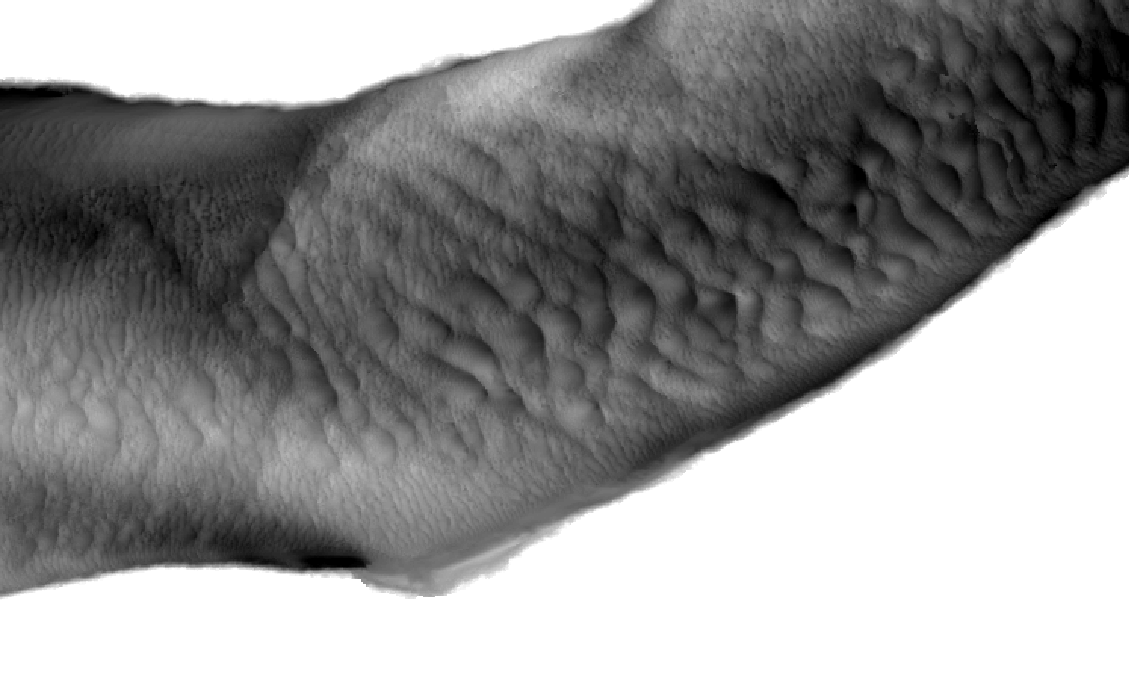
#> input picture Test/Test algorithme partage des eaux/Old/Exemple2_5,548_11,20.tif, 1130 x 683 px
$ python extend.py
#> lines starting #> are read from the running program, lines starting #| are printed output that depends on the picture; after the words box and inside, x2 and y2 are one past the last pixel; in counts of white or black regions, pixels touching at a corner belong together
#> the answer given: Exemple2_5,548_11,20.tif
#> further down, img is the input picture: PIL image 1130x683 L; min 0, max 255, mean 148.8
from PIL import Image
import tkinter
from tkinter import filedialog
import numpy as np
import matplotlib.image as mpimg

class extend():
	def __init__(self):
		self.coordXVoisin = [-1, 0, 1, 1, 1, 0, -1, -1]
		self.coordYVoisin = [-1, -1, -1, 0, 1, 1, 1, 0]

	def extend(self, img):
		image = img
#> image = 683 items
		imageFinale = []
		i = 0
		while i < len(image):
			imageFinale.append([65536]*len(image[0]))
			i += 1
#> after the loop, i = 683; imageFinale = 683 items

		x = 0
		while(x < len(image)):
			y = 0
			while(y < len(image[x])):
				for k in range(8):
					xk = x + self.coordXVoisin[k]
					yk = y + self.coordYVoisin[k]

					if(xk < 0 or yk < 0 or xk >= len(image) or yk >= len(image[x])):
						continue

					valeur = image[x][y]
					vk = image[xk][yk]

					if(vk < (valeur/10)):
						imageFinale[x][y] = 0
						continue
				y += 1
			x += 1
#> after the loop, x = 683
		return imageFinale

path = filedialog.askopenfilename(title="Ouvrir une image",filetypes=[('all files','.*')])
img = Image.open(path)

e = extend()
ar = e.extend(np.asmatrix(img).tolist())
#> ar = 683 items
a = np.array(ar)
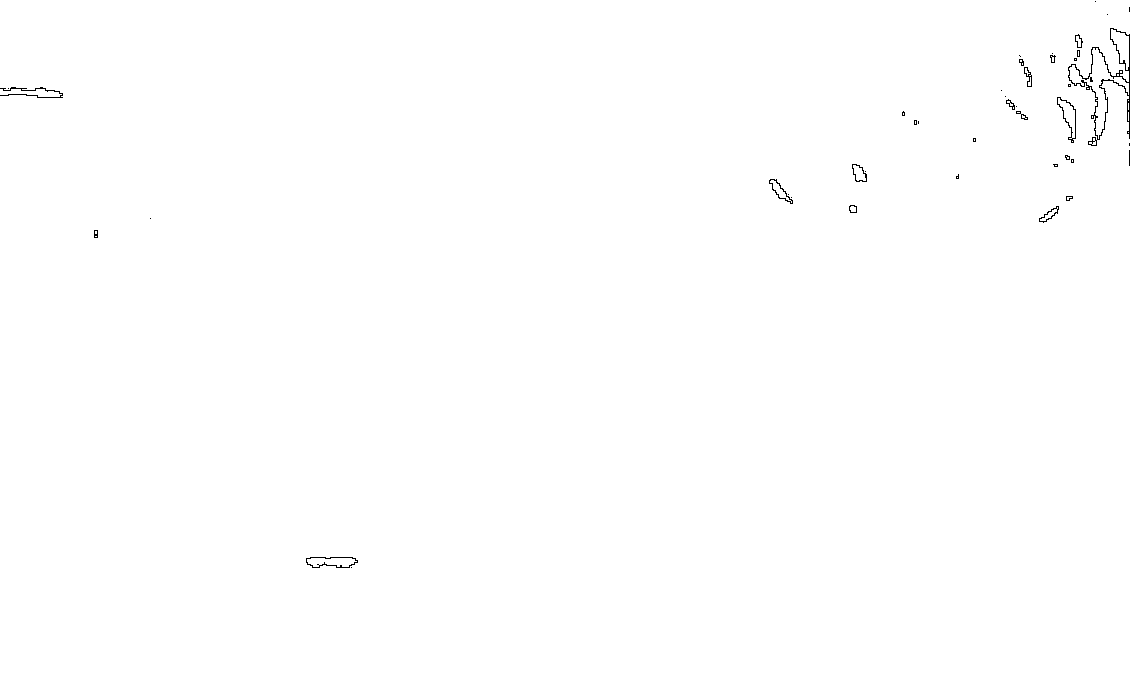
#> a: shape (683, 1130) int64; values 0 (black) and 65536 (white), 99.8% white; black in thin lines or dots, all inside (x1, y1, x2, y2) = (0, 1, 1130, 568)
print("Finish")
mpimg.imsave("ftr.png", a)
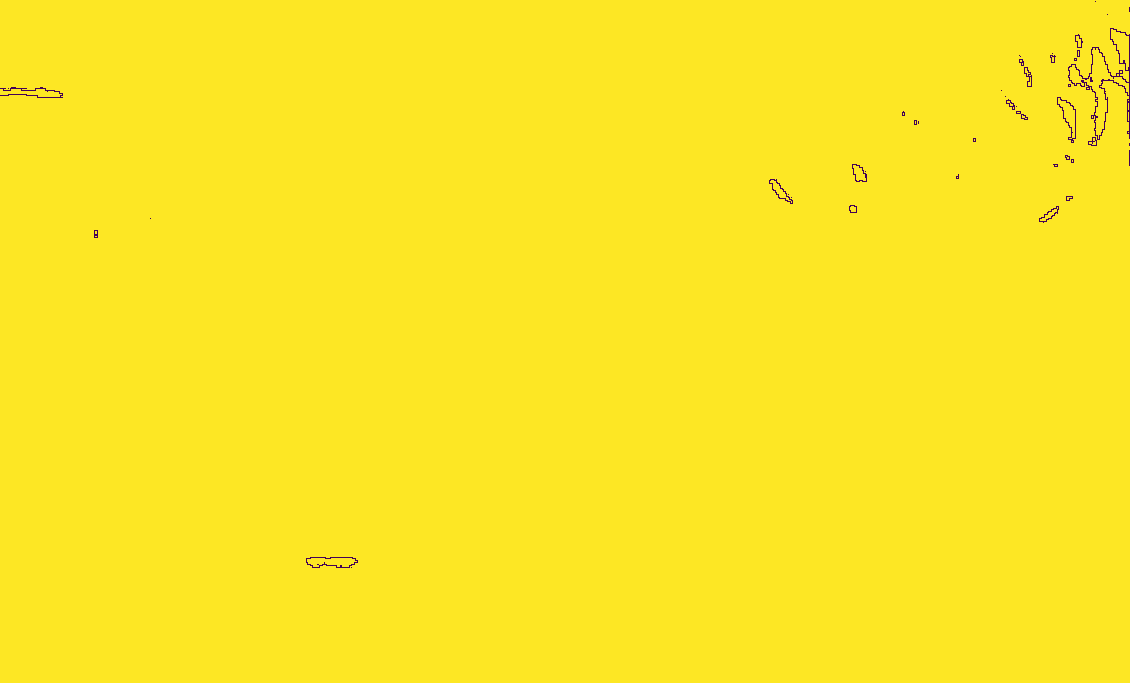
#> saved as ftr.png: shape (683, 1130, 3); mean R, G, B 252.6, 230.4, 36.1
